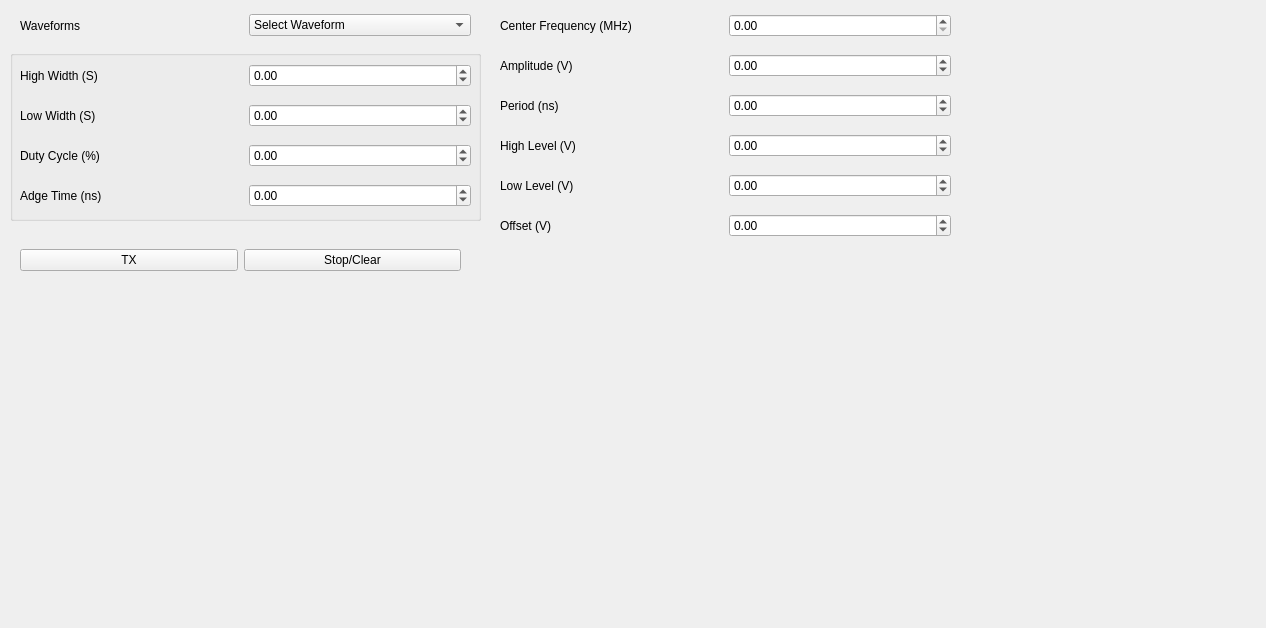
<?xml version="1.0" encoding="UTF-8"?>
<ui version="4.0">
 <class>MainWindow</class>
 <widget class="QMainWindow" name="MainWindow">
  <property name="geometry">
   <rect>
    <x>0</x>
    <y>0</y>
    <width>1266</width>
    <height>628</height>
   </rect>
  </property>
  <property name="windowTitle">
   <string>SPA </string>
  </property>
  <widget class="QWidget" name="centralwidget">
   <widget class="QWidget" name="horizontalLayoutWidget">
    <property name="geometry">
     <rect>
      <x>500</x>
      <y>10</y>
      <width>451</width>
      <height>31</height>
     </rect>
    </property>
    <layout class="QHBoxLayout" name="horizontalLayout">
     <item>
      <widget class="QLabel" name="label">
       <property name="text">
        <string>Center Frequency (MHz)</string>
       </property>
      </widget>
     </item>
     <item>
      <widget class="QDoubleSpinBox" name="centerFrq"/>
     </item>
    </layout>
   </widget>
   <widget class="QWidget" name="horizontalLayoutWidget_2">
    <property name="geometry">
     <rect>
      <x>500</x>
      <y>50</y>
      <width>451</width>
      <height>31</height>
     </rect>
    </property>
    <layout class="QHBoxLayout" name="horizontalLayout_2">
     <item>
      <widget class="QLabel" name="label_2">
       <property name="text">
        <string>Amplitude (V)</string>
       </property>
      </widget>
     </item>
     <item>
      <widget class="QDoubleSpinBox" name="amplitude">
       <property name="minimum">
        <double>-500.000000000000000</double>
       </property>
      </widget>
     </item>
    </layout>
   </widget>
   <widget class="QWidget" name="horizontalLayoutWidget_3">
    <property name="geometry">
     <rect>
      <x>20</x>
      <y>240</y>
      <width>441</width>
      <height>41</height>
     </rect>
    </property>
    <layout class="QHBoxLayout" name="horizontalLayout_3">
     <item>
      <widget class="QPushButton" name="btnPlot">
       <property name="text">
        <string>TX</string>
       </property>
      </widget>
     </item>
     <item>
      <widget class="QPushButton" name="btnClear">
       <property name="text">
        <string>Stop/Clear</string>
       </property>
      </widget>
     </item>
    </layout>
   </widget>
   <widget class="mplcanvas" name="mpl" native="true">
    <property name="geometry">
     <rect>
      <x>10</x>
      <y>290</y>
      <width>1251</width>
      <height>331</height>
     </rect>
    </property>
   </widget>
   <widget class="QWidget" name="horizontalLayoutWidget_4">
    <property name="geometry">
     <rect>
      <x>500</x>
      <y>90</y>
      <width>451</width>
      <height>31</height>
     </rect>
    </property>
    <layout class="QHBoxLayout" name="horizontalLayout_5">
     <item>
      <widget class="QLabel" name="label_4">
       <property name="text">
        <string>Period (ns)</string>
       </property>
      </widget>
     </item>
     <item>
      <widget class="QDoubleSpinBox" name="period">
       <property name="minimum">
        <double>-500.000000000000000</double>
       </property>
      </widget>
     </item>
    </layout>
   </widget>
   <widget class="QWidget" name="horizontalLayoutWidget_5">
    <property name="geometry">
     <rect>
      <x>500</x>
      <y>130</y>
      <width>451</width>
      <height>31</height>
     </rect>
    </property>
    <layout class="QHBoxLayout" name="horizontalLayout_6">
     <item>
      <widget class="QLabel" name="label_5">
       <property name="text">
        <string>High Level (V)</string>
       </property>
      </widget>
     </item>
     <item>
      <widget class="QDoubleSpinBox" name="high_level">
       <property name="minimum">
        <double>-500.000000000000000</double>
       </property>
      </widget>
     </item>
    </layout>
   </widget>
   <widget class="QWidget" name="horizontalLayoutWidget_6">
    <property name="geometry">
     <rect>
      <x>500</x>
      <y>170</y>
      <width>451</width>
      <height>31</height>
     </rect>
    </property>
    <layout class="QHBoxLayout" name="horizontalLayout_7">
     <item>
      <widget class="QLabel" name="label_6">
       <property name="text">
        <string>Low Level (V)</string>
       </property>
      </widget>
     </item>
     <item>
      <widget class="QDoubleSpinBox" name="low_level">
       <property name="minimum">
        <double>-500.000000000000000</double>
       </property>
      </widget>
     </item>
    </layout>
   </widget>
   <widget class="QWidget" name="horizontalLayoutWidget_7">
    <property name="geometry">
     <rect>
      <x>500</x>
      <y>210</y>
      <width>451</width>
      <height>31</height>
     </rect>
    </property>
    <layout class="QHBoxLayout" name="horizontalLayout_8">
     <item>
      <widget class="QLabel" name="label_7">
       <property name="text">
        <string>Offset (V)</string>
       </property>
      </widget>
     </item>
     <item>
      <widget class="QDoubleSpinBox" name="offSet">
       <property name="minimum">
        <double>-500.000000000000000</double>
       </property>
      </widget>
     </item>
    </layout>
   </widget>
   <widget class="QWidget" name="horizontalLayoutWidget_12">
    <property name="geometry">
     <rect>
      <x>20</x>
      <y>10</y>
      <width>451</width>
      <height>31</height>
     </rect>
    </property>
    <layout class="QHBoxLayout" name="horizontalLayout_13">
     <item>
      <widget class="QLabel" name="label_12">
       <property name="text">
        <string>Waveforms</string>
       </property>
      </widget>
     </item>
     <item>
      <widget class="QComboBox" name="cmbWaveForm">
       <item>
        <property name="text">
         <string>Select Waveform</string>
        </property>
       </item>
       <item>
        <property name="text">
         <string>Sine</string>
        </property>
       </item>
       <item>
        <property name="text">
         <string>Square</string>
        </property>
       </item>
       <item>
        <property name="text">
         <string>Triangle</string>
        </property>
       </item>
       <item>
        <property name="text">
         <string>Pulse</string>
        </property>
       </item>
       <item>
        <property name="text">
         <string>Arbitrary</string>
        </property>
       </item>
      </widget>
     </item>
    </layout>
   </widget>
   <widget class="QGroupBox" name="gbPuls">
    <property name="geometry">
     <rect>
      <x>10</x>
      <y>50</y>
      <width>471</width>
      <height>171</height>
     </rect>
    </property>
    <property name="autoFillBackground">
     <bool>true</bool>
    </property>
    <property name="title">
     <string/>
    </property>
    <widget class="QWidget" name="horizontalLayoutWidget_19">
     <property name="geometry">
      <rect>
       <x>10</x>
       <y>10</y>
       <width>451</width>
       <height>31</height>
      </rect>
     </property>
     <layout class="QHBoxLayout" name="horizontalLayout_24">
      <item>
       <widget class="QLabel" name="label_23">
        <property name="text">
         <string>High Width (S)</string>
        </property>
       </widget>
      </item>
      <item>
       <widget class="QDoubleSpinBox" name="highWidth">
        <property name="minimum">
         <double>-500.000000000000000</double>
        </property>
       </widget>
      </item>
     </layout>
    </widget>
    <widget class="QWidget" name="horizontalLayoutWidget_20">
     <property name="geometry">
      <rect>
       <x>10</x>
       <y>90</y>
       <width>451</width>
       <height>31</height>
      </rect>
     </property>
     <layout class="QHBoxLayout" name="horizontalLayout_25">
      <item>
       <widget class="QLabel" name="label_24">
        <property name="text">
         <string>Duty Cycle (%)</string>
        </property>
       </widget>
      </item>
      <item>
       <widget class="QDoubleSpinBox" name="dcycle">
        <property name="minimum">
         <double>-500.000000000000000</double>
        </property>
       </widget>
      </item>
     </layout>
    </widget>
    <widget class="QWidget" name="horizontalLayoutWidget_21">
     <property name="geometry">
      <rect>
       <x>10</x>
       <y>50</y>
       <width>451</width>
       <height>31</height>
      </rect>
     </property>
     <layout class="QHBoxLayout" name="horizontalLayout_26">
      <item>
       <widget class="QLabel" name="label_25">
        <property name="text">
         <string>Low Width (S)</string>
        </property>
       </widget>
      </item>
      <item>
       <widget class="QDoubleSpinBox" name="lowWidth">
        <property name="minimum">
         <double>-500.000000000000000</double>
        </property>
       </widget>
      </item>
     </layout>
    </widget>
    <widget class="QWidget" name="horizontalLayoutWidget_15">
     <property name="geometry">
      <rect>
       <x>10</x>
       <y>130</y>
       <width>451</width>
       <height>31</height>
      </rect>
     </property>
     <layout class="QHBoxLayout" name="horizontalLayout_16">
      <item>
       <widget class="QLabel" name="lblAdge">
        <property name="text">
         <string>Adge Time (ns)</string>
        </property>
       </widget>
      </item>
      <item>
       <widget class="QDoubleSpinBox" name="adgeTime">
        <property name="minimum">
         <double>-500.000000000000000</double>
        </property>
       </widget>
      </item>
     </layout>
    </widget>
   </widget>
   <widget class="QGroupBox" name="gbTri">
    <property name="geometry">
     <rect>
      <x>10</x>
      <y>50</y>
      <width>471</width>
      <height>131</height>
     </rect>
    </property>
    <property name="autoFillBackground">
     <bool>true</bool>
    </property>
    <property name="title">
     <string/>
    </property>
    <widget class="QWidget" name="horizontalLayoutWidget_10">
     <property name="geometry">
      <rect>
       <x>10</x>
       <y>10</y>
       <width>451</width>
       <height>31</height>
      </rect>
     </property>
     <layout class="QHBoxLayout" name="horizontalLayout_11">
      <item>
       <widget class="QLabel" name="label_10">
        <property name="text">
         <string>Rais Time (S)</string>
        </property>
       </widget>
      </item>
      <item>
       <widget class="QDoubleSpinBox" name="raisTime">
        <property name="minimum">
         <double>-500.000000000000000</double>
        </property>
       </widget>
      </item>
     </layout>
    </widget>
    <widget class="QWidget" name="horizontalLayoutWidget_11">
     <property name="geometry">
      <rect>
       <x>10</x>
       <y>50</y>
       <width>451</width>
       <height>31</height>
      </rect>
     </property>
     <layout class="QHBoxLayout" name="horizontalLayout_12">
      <item>
       <widget class="QLabel" name="label_11">
        <property name="text">
         <string>Fall Time (S)</string>
        </property>
       </widget>
      </item>
      <item>
       <widget class="QDoubleSpinBox" name="fallTime">
        <property name="minimum">
         <double>-500.000000000000000</double>
        </property>
       </widget>
      </item>
     </layout>
    </widget>
    <widget class="QWidget" name="horizontalLayoutWidget_14">
     <property name="geometry">
      <rect>
       <x>10</x>
       <y>90</y>
       <width>451</width>
       <height>31</height>
      </rect>
     </property>
     <layout class="QHBoxLayout" name="horizontalLayout_15">
      <item>
       <widget class="QLabel" name="label_14">
        <property name="text">
         <string>Symmetry (%)</string>
        </property>
       </widget>
      </item>
      <item>
       <widget class="QDoubleSpinBox" name="symmetry">
        <property name="minimum">
         <double>-500.000000000000000</double>
        </property>
       </widget>
      </item>
     </layout>
    </widget>
   </widget>
   <zorder>horizontalLayoutWidget</zorder>
   <zorder>horizontalLayoutWidget_2</zorder>
   <zorder>horizontalLayoutWidget_3</zorder>
   <zorder>mpl</zorder>
   <zorder>horizontalLayoutWidget_4</zorder>
   <zorder>horizontalLayoutWidget_5</zorder>
   <zorder>horizontalLayoutWidget_6</zorder>
   <zorder>horizontalLayoutWidget_7</zorder>
   <zorder>horizontalLayoutWidget_12</zorder>
   <zorder>gbTri</zorder>
   <zorder>gbPuls</zorder>
  </widget>
 </widget>
 <customwidgets>
  <customwidget>
   <class>mplcanvas</class>
   <extends>QWidget</extends>
   <header>mplcanvas.h</header>
   <container>1</container>
  </customwidget>
 </customwidgets>
 <resources/>
 <connections/>
</ui>
